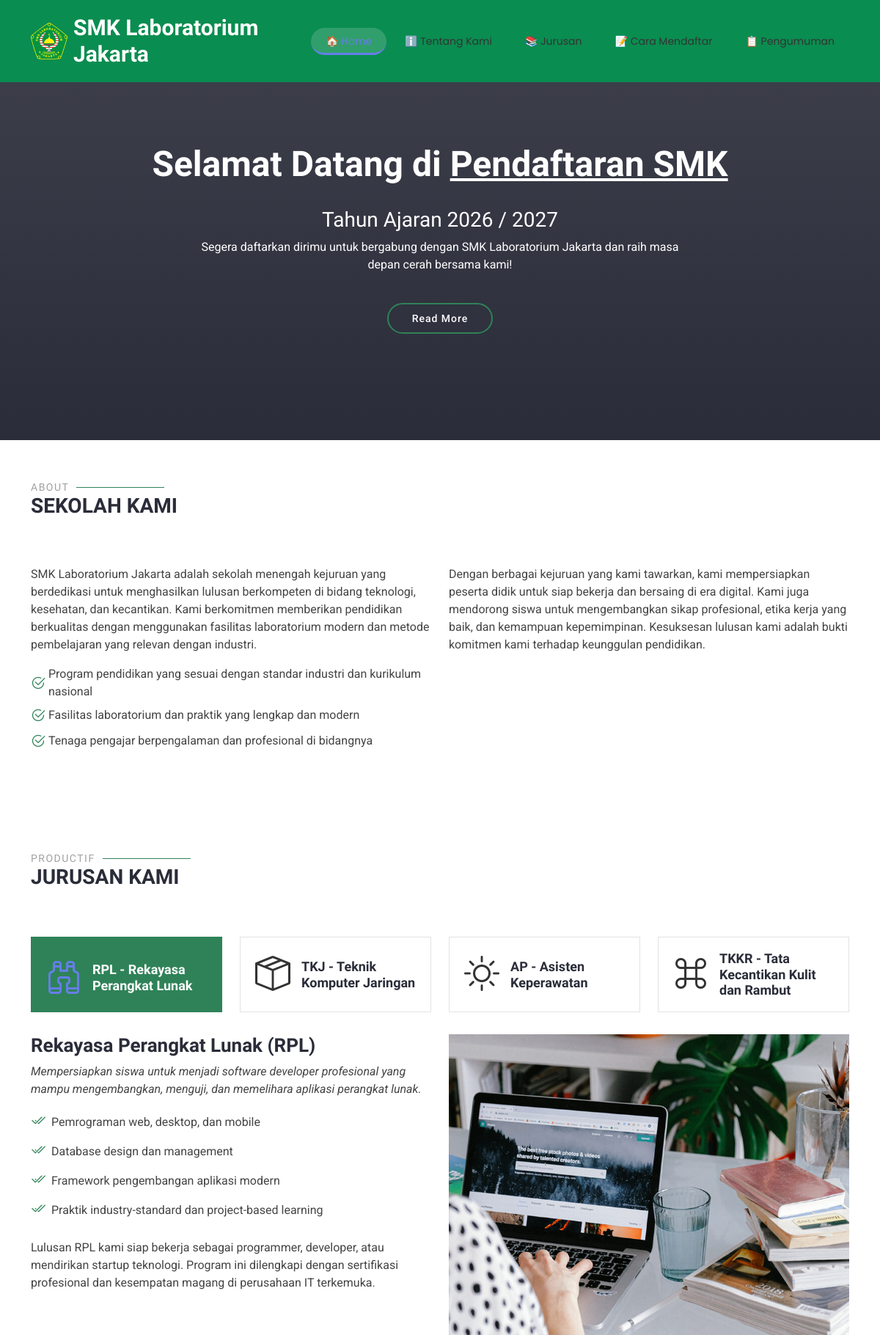
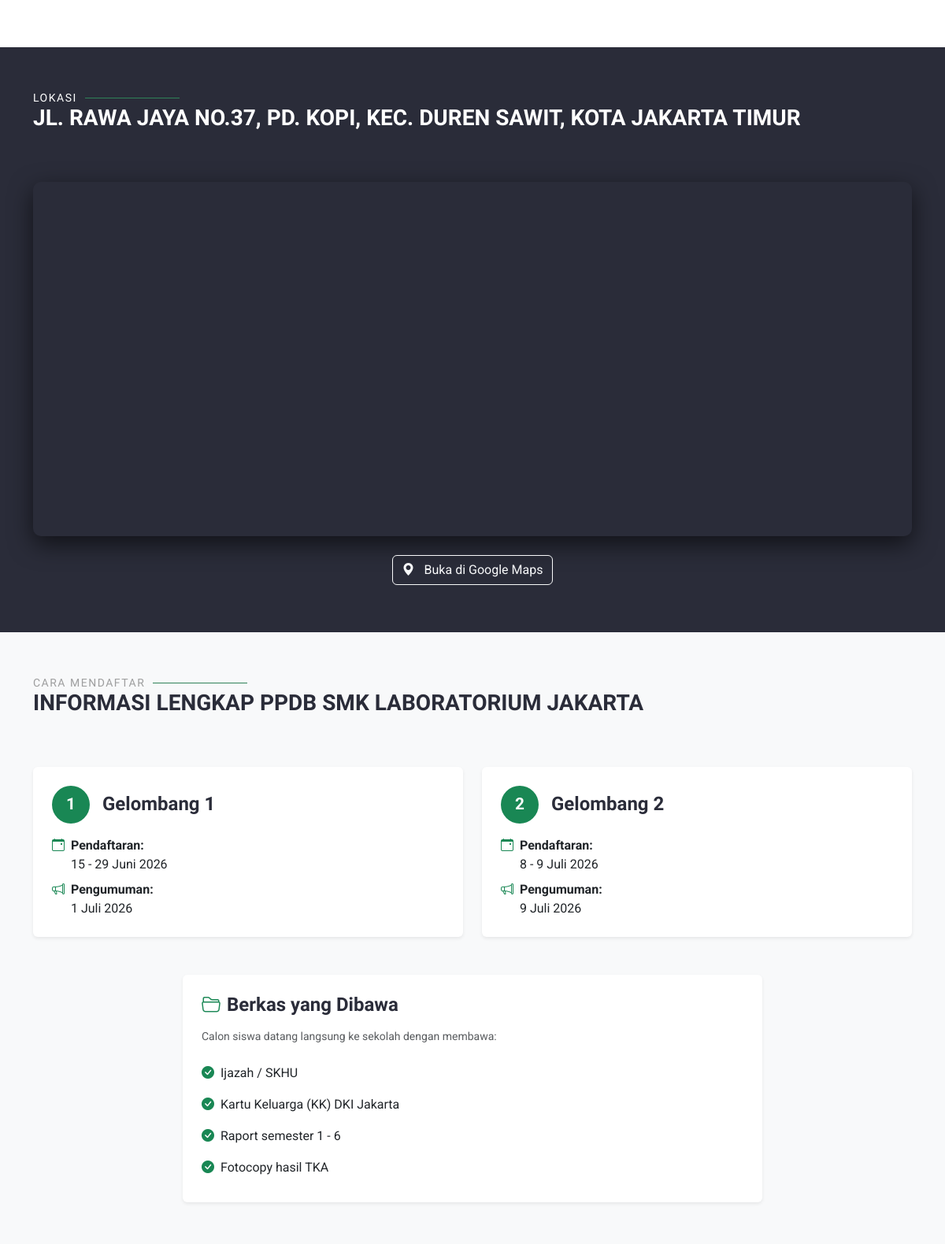
The page / (upper part) on the database its author committed (2 pictures, top to bottom).
### tables this page shows
CREATE TABLE `gelombang` (
  `id` int NOT NULL AUTO_INCREMENT,
  `gelombang` tinyint NOT NULL COMMENT '1 atau 2',
  `tanggal_buka` date NOT NULL,
  `tanggal_tutup` date NOT NULL,
  `tanggal_pengumuman` date NOT NULL,
  `kuota_per_jurusan` int NOT NULL DEFAULT 36,
  `persen_gelombang` decimal(5,2) NOT NULL DEFAULT 70.00 COMMENT 'Glm1=70, Glm2=30',
  `is_published` tinyint(1) NOT NULL DEFAULT 0,
  `published_at` timestamp NULL DEFAULT NULL,
  `created_at` timestamp NULL DEFAULT CURRENT_TIMESTAMP,
  PRIMARY KEY (`id`),
  UNIQUE KEY `gelombang` (`gelombang`)
);

### index.php (the view, shortened to what this page needs)
<!DOCTYPE html>
<html lang="en">
<head>
  <link href="assets/vendor/bootstrap/css/bootstrap.min.css" rel="stylesheet">
  <link href="assets/vendor/bootstrap-icons/bootstrap-icons.css" rel="stylesheet">
  <link href="assets/vendor/aos/aos.css" rel="stylesheet">
  <link href="assets/vendor/animate.css/animate.min.css" rel="stylesheet">
  <link href="assets/vendor/glightbox/css/glightbox.min.css" rel="stylesheet">
  <link href="assets/vendor/swiper/swiper-bundle.min.css" rel="stylesheet">
  <link href="assets/css/main.css?v=20260117" rel="stylesheet">
</head>
<body class="index-page">
  <header id="header" class="header d-flex align-items-center fixed-top">
    <div class="container-fluid container-xl position-relative d-flex align-items-center justify-content-between">
      <a href="index.php" class="logo d-flex align-items-center">
        <img class="sitename" src="assets/img/smk.png" style="max-height: 50px;">
        <h1>SMK Laboratorium Jakarta</h1>
      </a>
      <nav id="navmenu" class="navmenu">
        <ul>
          <li><a href="#home" class="nav-link">🏠 Home</a></li>
          <li><a href="#about" class="nav-link">ℹ️ Tentang Kami</a></li>
          <li><a href="#jurusan" class="nav-link">📚 Jurusan</a></li>
          <li><a href="#cara-mendaftar" class="nav-link">📝 Cara Mendaftar</a></li>
          <li><a href="#pengumuman" class="nav-link">📋 Pengumuman</a></li>
        </ul>
      </nav>
    </div>
  </header>
  <main class="main">
    <section id="home" class="hero section dark-background">
      <div id="hero-carousel" data-bs-interval="5000" class="container carousel carousel-fade" data-bs-ride="carousel">
        <div class="carousel-item active">
          <div class="carousel-container">
            <h2 class="animate__animated animate__fadeInDown">Selamat Datang di <span>Pendaftaran SMK</span></h2>
            <h3 class="animate__animated animate__fadeInUp">Tahun Ajaran 2026 / 2027</h3>
            <p class="animate__animated animate__fadeInUp">Segera daftarkan dirimu untuk bergabung dengan SMK Laboratorium Jakarta dan raih masa depan cerah bersama kami!</p>
            <a href="#about" class="btn-get-started animate__animated animate__fadeInUp scrollto">Read More</a>
          </div>
        </div>
      </div>
    </section>
    <section id="about" class="about section">
      <div class="container section-title" data-aos="fade-up">
        <h2>About</h2>
        <p>Sekolah Kami</p>
      </div>
      <div class="container">
        <div class="row gy-4">
          <div class="col-lg-6 content" data-aos="fade-up" data-aos-delay="100">
            <p>
              SMK Laboratorium Jakarta adalah sekolah menengah kejuruan yang berdedikasi untuk menghasilkan lulusan berkompeten di bidang teknologi, kesehatan, dan kecantikan. Kami berkomitmen memberikan pendidikan berkualitas dengan menggunakan fasilitas laboratorium modern dan metode pembelajaran yang relevan dengan industri.
            </p>
            <ul>
              <li><i class="bi bi-check2-circle"></i> <span>Program pendidikan yang sesuai dengan standar industri dan kurikulum nasional</span></li>
              <li><i class="bi bi-check2-circle"></i> <span>Fasilitas laboratorium dan praktik yang lengkap dan modern</span></li>
              <li><i class="bi bi-check2-circle"></i> <span>Tenaga pengajar berpengalaman dan profesional di bidangnya</span></li>
            </ul>
          </div>
          <div class="col-lg-6" data-aos="fade-up" data-aos-delay="200">
            <p>Dengan berbagai kejuruan yang kami tawarkan, kami mempersiapkan peserta didik untuk siap bekerja dan bersaing di era digital. Kami juga mendorong siswa untuk mengembangkan sikap profesional, etika kerja yang baik, dan kemampuan kepemimpinan. Kesuksesan lulusan kami adalah bukti komitmen kami terhadap keunggulan pendidikan.</p>
          </div>
        </div>
      </div>
    </section>
    <section id="jurusan" class="features section">
      <div class="container section-title" data-aos="fade-up">
        <h2>Productif</h2>
        <p>Jurusan Kami</p>
      </div>
      <div class="container">
        <ul class="nav nav-tabs row  d-flex" data-aos="fade-up" data-aos-delay="100">
          <li class="nav-item col-3">
            <a class="nav-link active show" data-bs-toggle="tab" data-bs-target="#features-tab-1">
              <i class="bi bi-binoculars"></i>
              <h4 class="d-none d-lg-block">RPL - Rekayasa Perangkat Lunak</h4>
            </a>
          </li>
          <li class="nav-item col-3">
            <a class="nav-link" data-bs-toggle="tab" data-bs-target="#features-tab-2">
              <i class="bi bi-box-seam"></i>
              <h4 class="d-none d-lg-block">TKJ - Teknik Komputer Jaringan</h4>
            </a>
          </li>
          <li class="nav-item col-3">
            <a class="nav-link" data-bs-toggle="tab" data-bs-target="#features-tab-3">
              <i class="bi bi-brightness-high"></i>
              <h4 class="d-none d-lg-block">AP - Asisten Keperawatan</h4>
            </a>
          </li>
          <li class="nav-item col-3">
            <a class="nav-link" data-bs-toggle="tab" data-bs-target="#features-tab-4">
              <i class="bi bi-command"></i>
              <h4 class="d-none d-lg-block">TKKR - Tata Kecantikan Kulit dan Rambut</h4>
            </a>
          </li>
        </ul>
        <div class="tab-content" data-aos="fade-up" data-aos-delay="200">
          <div class="tab-pane fade active show" id="features-tab-1">
            <div class="row">
              <div class="col-lg-6 order-2 order-lg-1 mt-3 mt-lg-0">
                <h3>Rekayasa Perangkat Lunak (RPL)</h3>
                <p class="fst-italic">
                  Mempersiapkan siswa untuk menjadi software developer profesional yang mampu mengembangkan, menguji, dan memelihara aplikasi perangkat lunak.
                </p>
                <ul>
                  <li><i class="bi bi-check2-all"></i>
                    <span>Pemrograman web, desktop, dan mobile</span>
                  </li>
                  <li><i class="bi bi-check2-all"></i> <span>Database design dan management</span></li>
                  <li><i class="bi bi-check2-all"></i> <span>Framework pengembangan aplikasi modern</span></li>
                  <li><i class="bi bi-check2-all"></i> <span>Praktik industry-standard dan project-based learning</span></li>
                </ul>
                <p>
                  Lulusan RPL kami siap bekerja sebagai programmer, developer, atau mendirikan startup teknologi. Program ini dilengkapi dengan sertifikasi profesional dan kesempatan magang di perusahaan IT terkemuka.
                </p>
              </div>
              <div class="col-lg-6 order-1 order-lg-2 text-center">
                <img src="assets/img/working-1.jpg" alt="" class="img-fluid">
              </div>
            </div>
          </div>
        </div>
      </div>
    </section>
    <section id="lokasi" class="section dark-background">
      <div class="container" data-aos="fade-up">
        <div class="section-title">
          <h2 class="text-white">Lokasi</h2>
          <p class="text-white">Jl. Rawa Jaya No.37, Pd. Kopi, Kec. Duren Sawit, Kota Jakarta Timur</p>
        </div>
        <div class="map-container" data-aos="zoom-in" data-aos-delay="200" style="width: 100%; height: 450px; border-radius: 10px; overflow: hidden; box-shadow: 0 10px 30px rgba(0,0,0,0.6);">
          <iframe src="https://www.google.com/maps/embed?pb=!1m18!1m12!1m3!1d3966.217658585353!2d106.94115297576462!3d-6.235014561059455!2m3!1f0!2f0!3f0!3m2!1i1024!2i768!4f13.1!3m3!1m2!1s0x2e698cecdd9893b7%3A0xb42576feb885ccd3!2sTK%20SD%20SMP%20SMK%20Laboratorium%20Islamic%20Technology%20Jakarta!5e0!3m2!1sid!2sid!4v1769870240589!5m2!1sid!2sid" width="100%" height="100%" style="border:0;" allowfullscreen="" loading="lazy"></iframe>
        </div>
        <div class="text-center mt-4" data-aos="fade-up" data-aos-delay="300">
          <a href="https://maps.app.goo.gl/5W5phhTxe5JfTB7p6" target="_blank" class="btn btn-outline-light"><i class="bi bi-geo-alt-fill me-2"></i> Buka di Google Maps</a>
        </div>
      </div>
    </section>
    <section id="cara-mendaftar" class="section" style="background: #f8f9fa;">
      <div class="container section-title" data-aos="fade-up">
        <h2>Cara Mendaftar</h2>
        <p>Informasi Lengkap PPDB SMK Laboratorium Jakarta</p>
      </div>
      <div class="container" data-aos="fade-up" data-aos-delay="100">
        <?php
        require_once __DIR__ . '/conn.php';
        $cara_gel = $conn->query("SELECT * FROM gelombang ORDER BY gelombang")->fetchAll();
        $bulan_id = ['','Januari','Februari','Maret','April','Mei','Juni','Juli','Agustus','September','Oktober','November','Desember'];
        function tgl_id($tgl, $bulan_id) {
          $t = strtotime($tgl);
          return date('j', $t) . ' ' . $bulan_id[(int)date('n', $t)] . ' ' . date('Y', $t);
        }
        function rentang_id($buka, $tutup, $bulan_id) {
          $b = strtotime($buka); $t = strtotime($tutup);
          if (date('n-Y', $b) === date('n-Y', $t)) {
            return date('j', $b) . ' - ' . date('j', $t) . ' ' . $bulan_id[(int)date('n', $b)] . ' ' . date('Y', $b);
          }
          return tgl_id($buka, $bulan_id) . ' - ' . tgl_id($tutup, $bulan_id);
        }
        ?>
        <div class="row g-4 mb-5">
        <?php foreach ($cara_gel as $g): ?>
          <div class="col-md-6">
            <div class="card h-100 shadow-sm border-0">
              <div class="card-body p-4">
                <div class="d-flex align-items-center mb-3">
                  <div class="rounded-circle d-flex align-items-center justify-content-center me-3"
                       style="width:48px; height:48px; background:#198754; color:#fff; font-weight:700; font-size:1.3rem;">
                    <?= $g['gelombang'] ?>
                  </div>
                  <h4 class="mb-0 fw-bold">Gelombang <?= $g['gelombang'] ?></h4>
                </div>
                <ul class="list-unstyled mb-0">
                  <li class="mb-2"><i class="bi bi-calendar-event text-success me-2"></i><strong>Pendaftaran:</strong><br><span class="ms-4"><?= rentang_id($g['tanggal_buka'], $g['tanggal_tutup'], $bulan_id) ?></span></li>
                  <li><i class="bi bi-megaphone text-success me-2"></i><strong>Pengumuman:</strong><br><span class="ms-4"><?= tgl_id($g['tanggal_pengumuman'], $bulan_id) ?></span></li>
                </ul>
              </div>
            </div>
          </div>
        <?php endforeach; ?>
        </div>
        <div class="row justify-content-center">
          <div class="col-lg-8" data-aos="fade-up">
            <div class="card shadow-sm border-0">
              <div class="card-body p-4">
                <h4 class="fw-bold mb-3"><i class="bi bi-folder2-open text-success me-2"></i>Berkas yang Dibawa</h4>
                <p class="text-muted small">Calon siswa datang langsung ke sekolah dengan membawa:</p>
                <ul class="list-group list-group-flush">
                  <li class="list-group-item border-0 ps-0"><i class="bi bi-check-circle-fill text-success me-2"></i>Ijazah / SKHU</li>
                  <li class="list-group-item border-0 ps-0"><i class="bi bi-check-circle-fill text-success me-2"></i>Kartu Keluarga (KK) DKI Jakarta</li>
                  <li class="list-group-item border-0 ps-0"><i class="bi bi-check-circle-fill text-success me-2"></i>Raport semester 1 - 6</li>
                  <li class="list-group-item border-0 ps-0"><i class="bi bi-check-circle-fill text-success me-2"></i>Fotocopy hasil TKA</li>
                </ul>
              </div>
            </div>
          </div>
        </div>
      </div>
    </section>
  </main>
</body>
</html>

### index.php (style rules this page uses)
html { scroll-behavior: smooth; }
.nav-link { transition: all 0.3s ease !important; color: #333 !important; font-weight: 500; text-decoration: none; }
.nav-link.active { color: #667eea !important; border-bottom: 3px solid #667eea; padding-bottom: 5px; }

### rows shown on the page
gelombang: gelombang "1", tanggal_buka+tanggal_tutup "15 - 29 Juni 2026", tanggal_pengumuman "1 Juli 2026"
gelombang: gelombang "2", tanggal_buka+tanggal_tutup "8 - 9 Juli 2026", tanggal_pengumuman "9 Juli 2026"
